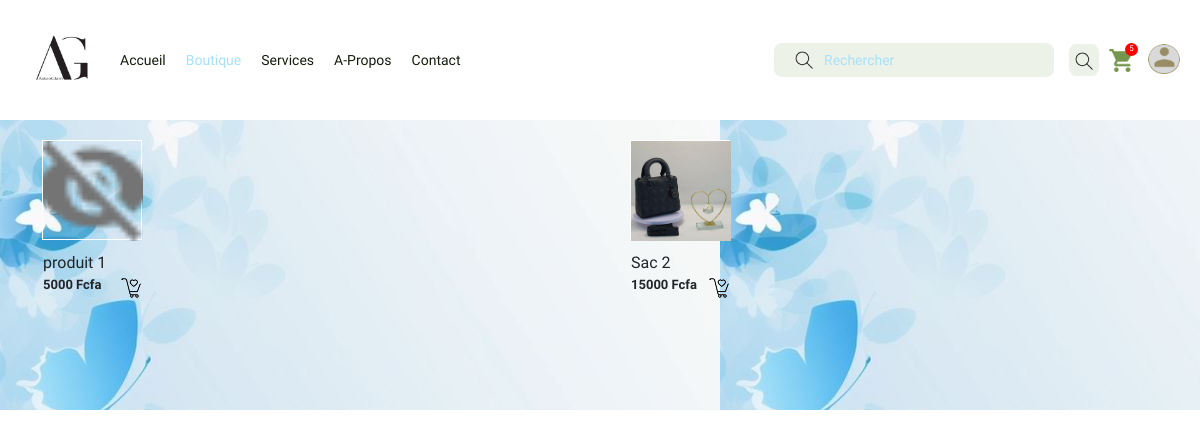
Page /categorie/ on the earlier database version.
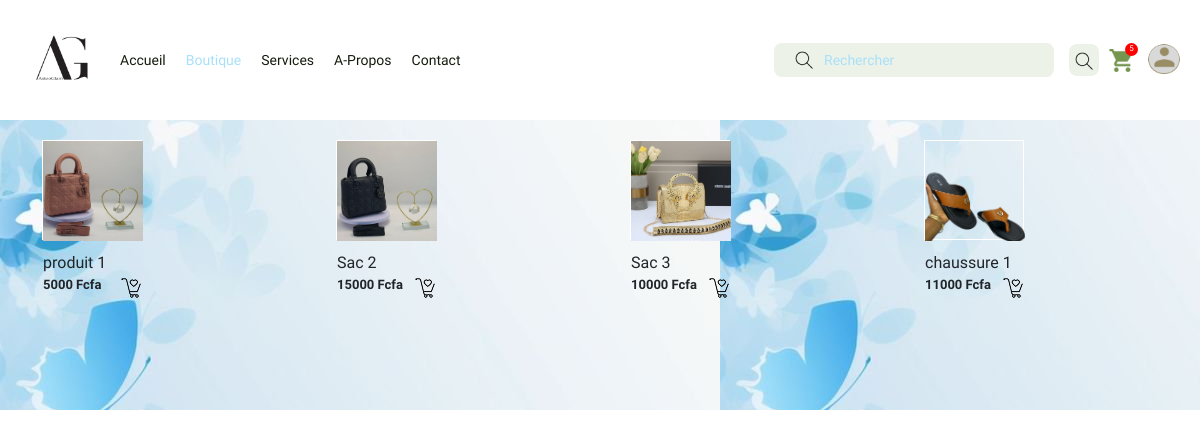
Same page on the later database version.
### vente/models.py (models this page shows, shortened)
class Produit(models.Model):
    nom = models.CharField(max_length=100)
    prix = models.IntegerField()
    description = models.TextField()
    categorie = models.ForeignKey(Categorie,on_delete=models.SET_NULL,null=True)
    image = models.ImageField(upload_to= 'produit_image/')

### vente/views.py (the view)
# urls.py: path('categorie/', views.categorie,name="categorie"),
def categorie(request,category_id=None):
    produits = Produit.objects.all()
    categories = Categorie.objects.all()
    if category_id:
        categorie_active = get_object_or_404(Categorie, id=category_id)
        produits = Produit.objects.filter(categorie=categorie_active)
    else:
        categorie_active = None
    return render(request,'vente/categorie.html', {'produits': produits, 'categories': categories, 'categorie_active': categorie_active})

### vente/templates/vente/categorie.html (shortened to what this page needs)
{%load static %}
<!DOCTYPE html>
<html lang="en">
<head>
    <link href="https://cdn.jsdelivr.net/npm/bootstrap@5.0.2/dist/css/bootstrap.min.css" rel="stylesheet">
    <link rel="stylesheet" href="{%static 'base.css'%}">
    <link rel="stylesheet" href="{%static 'categorie.css'%}">
</head>
<body>
    <nav class="large-screen-nav">
        <div class="left-ls-nav">
            <img src="{% static 'logo1.jpg'%}" alt="">
            <div class="ls-nav-links-container">
                <a href="{% url '' %}">Accueil</a>
                <a class="active" href="{% url 'boutique' %}">Boutique</a>
                <a href="{% url 'services' %}">Services</a>
                <a href="{% url 'apropos' %}">A-Propos</a>
                <a href="{% url 'contact' %}">Contact</a>
            </div>
        </div>
        <div class="right-ls-nav">
            <form action="#" class="ls-nav-search-form">
                <img class="sr-icon-ls-nav" src="{% static 'search.png'%}" alt="">
                <input type="text" name="sr-input-ls-nav" id="sr-input-ls-nav" placeholder="Rechercher">
                <button class="sr-btn-ls-nav"><img src="{% static 'search.png'%}" alt=""></button>
            </form>
            <div class="ls-nav-panier-user">
                <a href="{% url 'panier' %}">
                    <span>5</span>
                    <img src="{% static 'panier.png'%}" alt="">
                </a>
                <a href="{% url 'profil' %}">
                    <div class="user-container"></div>
                </a>
            </div>
        </div>
    </nav>
    <div class="contenu">
        <div class="cat">
            <div class="container">
                {% for produit in produits %}
                <div class="square-container" id="imageContainer{{ produit.id }}" onclick="toggleSelection('imageContainer{{ produit.id }}')">
                    <div class="formulaire">
                        <img class="square-image" src="{{ produit.image.url }}" alt="{{ produit.nom }}">
                    </div>
                    <div class="image-title">
                        <div class="fruit">{{ produit.nom }}</div>
                        <div class="ajout_panier">
                            <div class="prix">{{ produit.prix }} Fcfa</div>
                            <div><img src="{%static 'Shopping Cart.png'%}" alt=""></div>
                        </div>
                    </div>
                </div>
                {% endfor %}
            </div>
        </div>
    </div>
</body>
</html>

Differences in the rows shown:
changed Produit "produit 1": image: a different picture
added Produit: image (picture), nom "Sac 3", prix "10000"
added Produit: image (picture), nom "chaussure 1", prix "11000"
